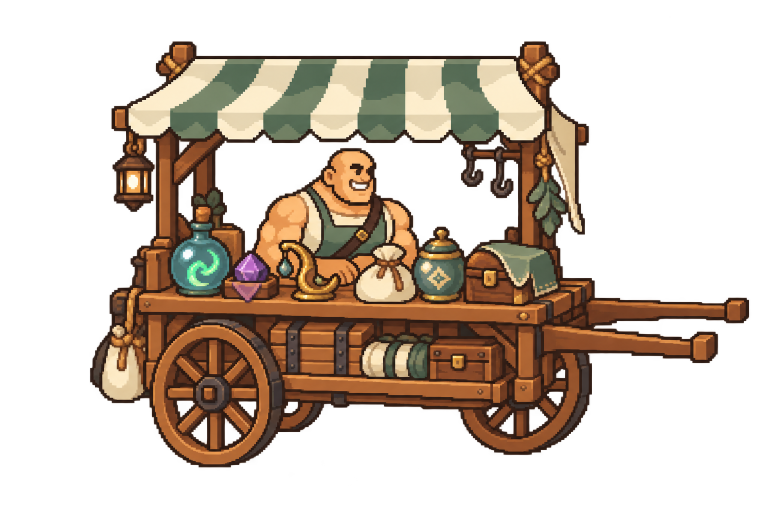
#> input picture projects/sporehollow/art-production/merchant-cart-v2/originals/cart.png, 1536 x 1024 px (shown at 1/2 size)
$ python prepare_ui.py
#> lines starting #> are read from the running program, lines starting #| are printed output that depends on the picture; after the words box and inside, x2 and y2 are one past the last pixel; in counts of white or black regions, pixels touching at a corner belong together
from pathlib import Path
from PIL import Image,ImageDraw,ImageFont
import numpy as np,json,hashlib
R=Path(__file__).resolve().parents[2];P=R/"art-production/cart-ui-detail-v1";D=R/"art_delivery/cart_ui_detail_v1"
(D/"review").mkdir(parents=True,exist_ok=True)
raw=Image.open(R/"art-production/merchant-cart-v2/originals/cart.png").convert("RGBA")
#> raw is the input picture: PIL image 1536x1024 RGBA; mean R, G, B, A 74.9, 54.8, 37.6, 100.8
a=raw.getchannel("A").point(lambda z:255 if z>=128 else 0);b=a.getbbox();raw=raw.crop(b);raw.putalpha(a.crop(b))
#> after `a = raw.getchannel('A').point(lambda z: 255 if z >= 128 else 0)`:
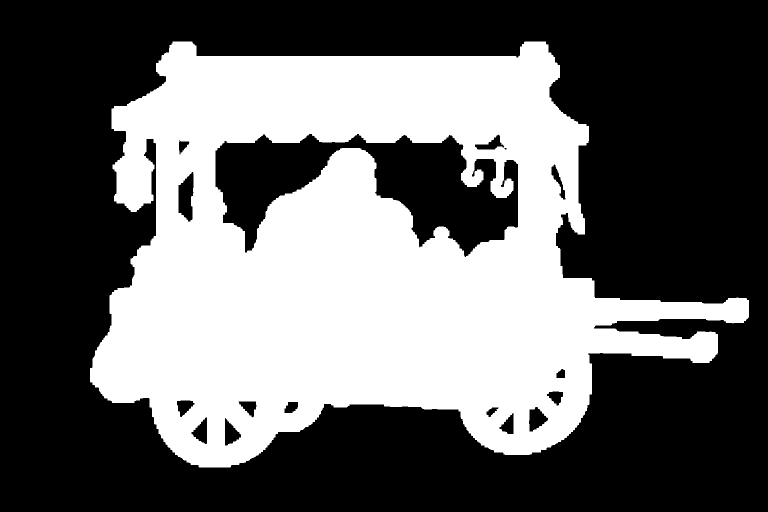
#> a: PIL image 1536x1024 L (shown at 1/2 size); 39.9% white; 1 white region, box (x1, y1, x2, y2) and area: (180, 83, 1498, 935) 627111
#> after `b = a.getbbox()`: b = (180, 83, 1498, 935)
#> after `raw = raw.crop(b)`:
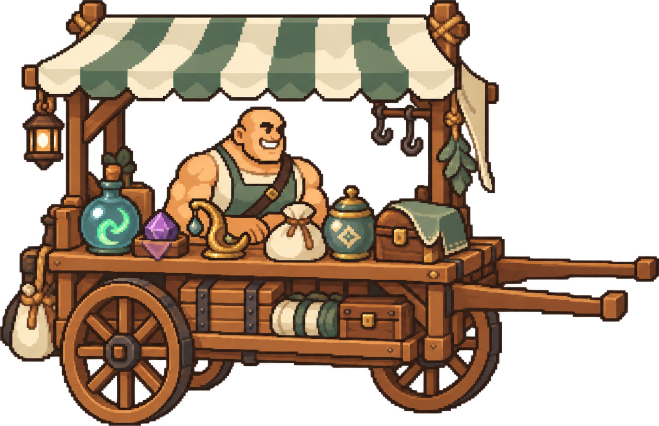
#> raw: PIL image 1318x852 RGBA (shown at 1/2 size); mean R, G, B, A 96.7, 71.1, 49, 141.1; transparent parts drawn white
scale=min(716/raw.width,464/raw.height);f=raw.resize((round(raw.width*scale),round(raw.height*scale)),Image.Resampling.BOX)
#> after `scale = min(716 / raw.width, 464 / raw.height)`: scale = 0.543
#> after `f = raw.resize((round(raw.width * scale), round(raw.height * scale)), `:
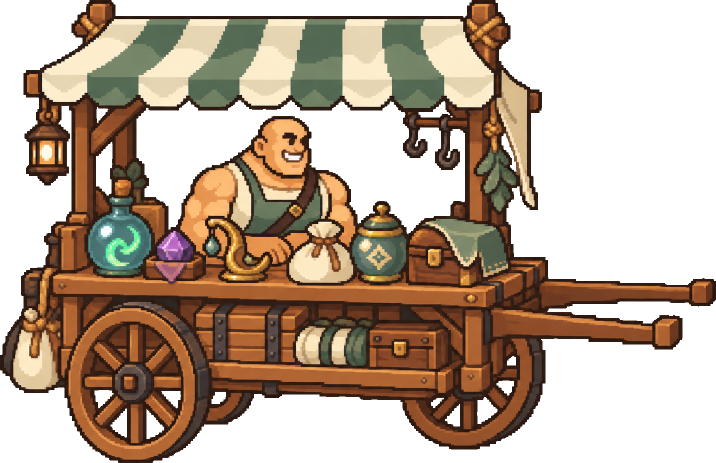
#> f: PIL image 716x463 RGBA; mean R, G, B, A 74.8, 56.4, 39.7, 142.4; transparent parts drawn white
alpha=f.getchannel("A").point(lambda z:255 if z>=128 else 0);f=f.convert("RGB").quantize(colors=64,dither=Image.Dither.NONE).convert("RGBA");f.putalpha(alpha)
#> after `alpha = f.getchannel('A').point(lambda z: 255 if z >= 128 else 0)`:
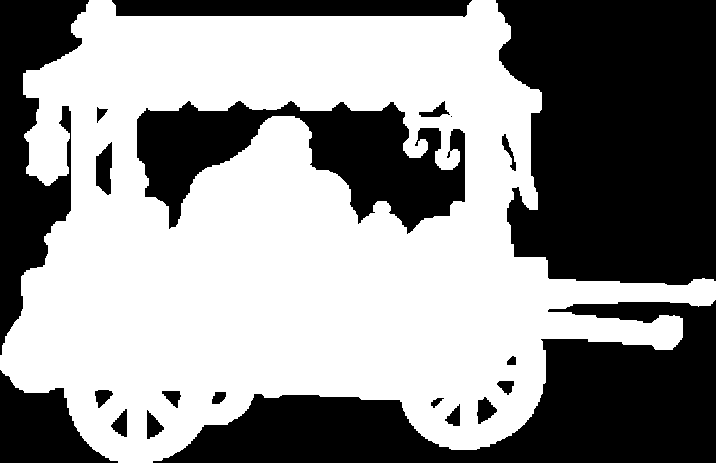
#> alpha: PIL image 716x463 L; 56.1% white; 21 black regions (1 under 20 px), largest, box (x1, y1, x2, y2) and area: (496, 0, 716, 285) 54600, (153, 300, 716, 463) 40044, (137, 101, 465, 234) 21101
#> after `f = f.convert('RGB').quantize(colors=64, dither=Image.Dither.NONE).con`:
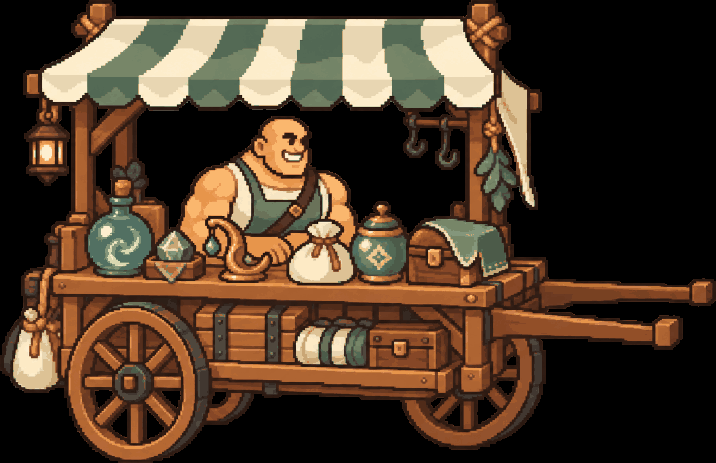
#> f: PIL image 716x463 RGBA; mean R, G, B, A 75, 56.3, 39.4, 255
#> after `f.putalpha(alpha)`:
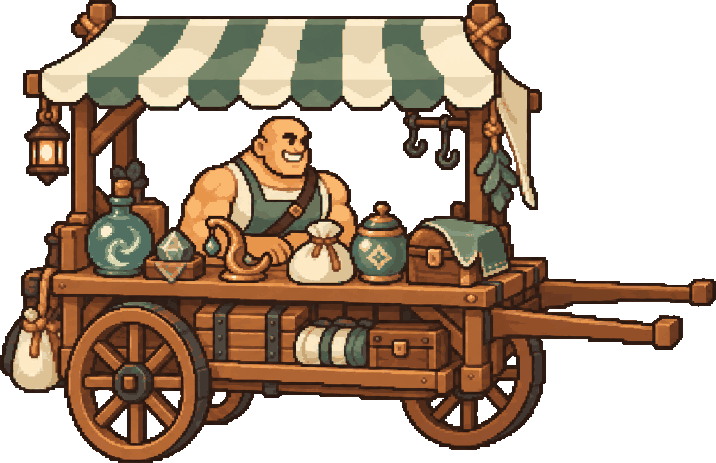
#> f: PIL image 716x463 RGBA; mean R, G, B, A 75, 56.3, 39.4, 143.1; transparent parts drawn white
ar=np.array(f);solid=ar[:,:,3]>0
for y,x in zip(*np.where(solid)):
 if any(nx<0 or ny<0 or nx>=f.width or ny>=f.height or not solid[ny,nx] for nx,ny in [(x-1,y),(x+1,y),(x,y-1),(x,y+1)]):ar[y,x,:3]=(56,37,25)
#> this loop made 186055 passes
#> (y, x) on passes 1 to 3: (0, 89), (0, 90), (0, 91)
#> ar: shape (463, 716, 4); 1.54% of pixels changed, all inside (x1, y1, x2, y2) = (0, 0, 716, 463)
f=Image.fromarray(ar);cart=Image.new("RGBA",(768,512));cart.alpha_composite(f,(384-f.width//2,496-f.height));cart.save(D/"cart.png")
#> after `cart = Image.new('RGBA', (768, 512))`: cart: PIL image 768x512 RGBA; every value is 0
#> after `cart.alpha_composite(f, (384 - f.width // 2, 496 - f.height))`:
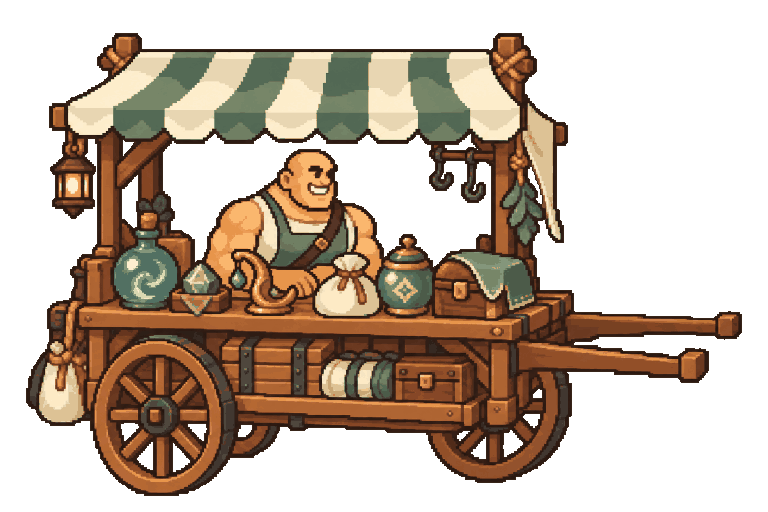
#> cart: PIL image 768x512 RGBA; mean R, G, B, A 63.2, 47.5, 33.2, 120.7; transparent parts drawn white
#> (the run stopped early here; a loop or call above may not have finished)
